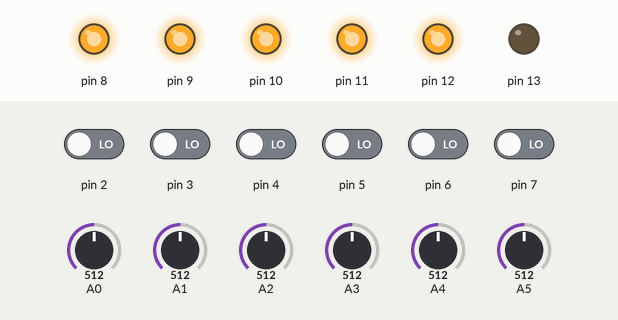
A sketch run on a simulated Arduino Uno, built with avr-gcc and run on an emulated ATmega328P. On the bench: output pins drawn as LEDs (lit = HIGH). Inputs (shaded band) come from the test bench; at power-on: pin 2–7 LOW, A0 = 512, A1 = 512, A2 = 512, A3 = 512, A4 = 512, A5 = 512. What the sketch prints to the serial monitor is not drawn.

Above: at 1.9 s.
2.0 s: pin 2 driven HIGH
At 2.6 s:
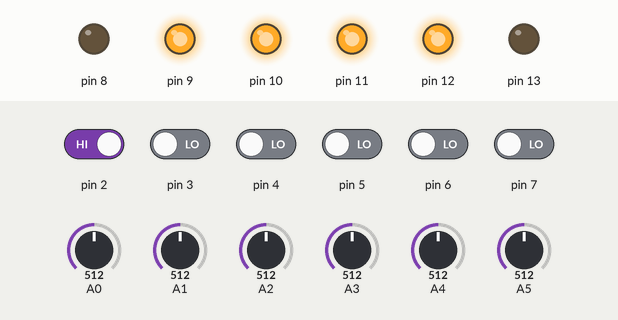
3.8 s: pin 3 driven HIGH
At 5.6 s:
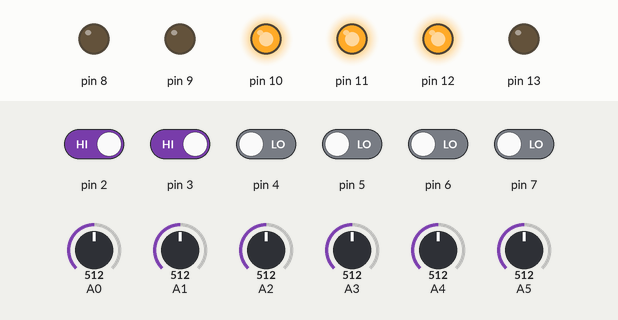
6.2 s: pin 4 driven HIGH
At 7.4 s:
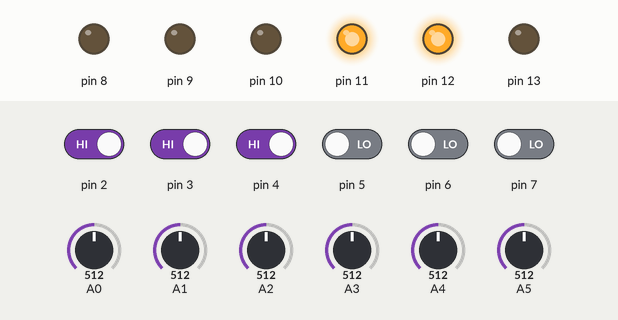
8.5 s: pin 5 driven HIGH
At 10.3 s:
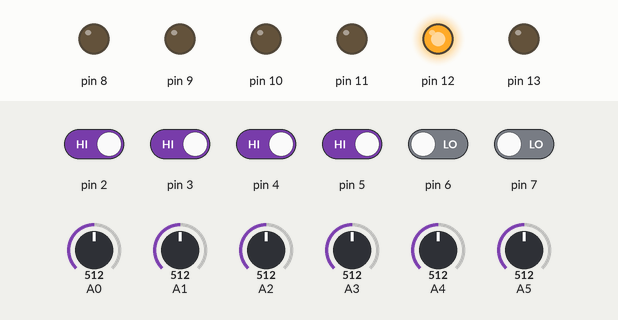
10.9 s: pin 6 driven HIGH
At 12.1 s:
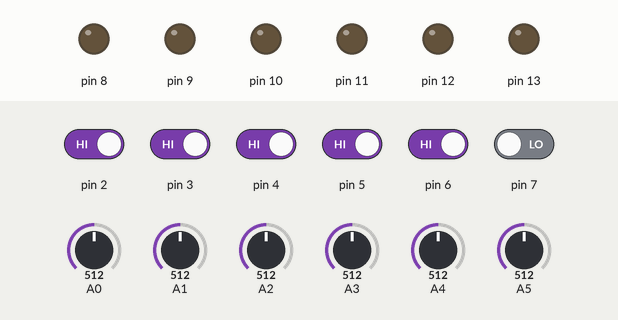
13.3 s: pin 2 driven LOW
At 15.1 s:
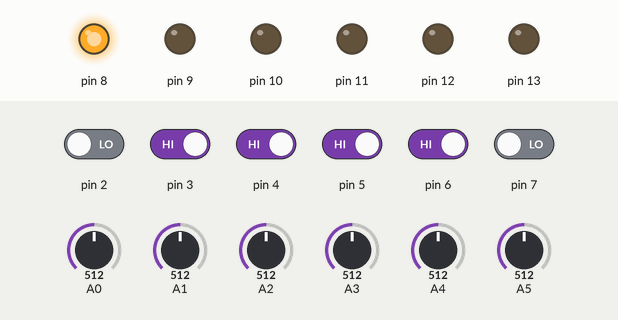
Timing chart, 0 to 16.6 s (numbered marks = the images above; inputs shaded):
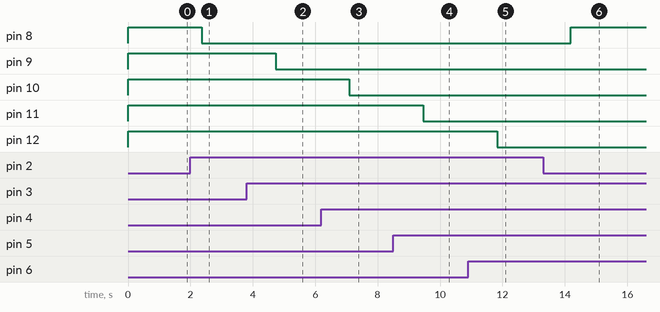

Measured:
- after the input at 2.0 s, pin 8: HIGH → LOW after 0.37 s
- after the input at 3.8 s, pin 9: HIGH → LOW after 0.93 s
- after the input at 6.2 s, pin 10: HIGH → LOW after 0.90 s
- after the input at 8.5 s, pin 11: HIGH → LOW after 0.96 s
- after the input at 10.9 s, pin 12: HIGH → LOW after 0.93 s
- after the input at 13.3 s, pin 8: LOW → HIGH after 0.89 s

The sketch:

Arduino_I_O_v1.ino
```cpp
int AI_1 = 0;
int AI_2 = 0;
int AI_3 = 0;
int AI_4 = 0;
int AI_5 = 0;
int AI_6 = 0;
String Analog_1 = "Analog Input 1: ";
String Analog_2 = "Analog Input 2: ";
String Analog_3 = "Analog Input 3: ";
String Analog_4 = "Analog Input 4: ";
String Analog_5 = "Analog Input 5: ";
String Analog_6 = "Analog Input 6: ";

int DI_1 = 0;
int DI_2 = 0;
int DI_3 = 0;
int DI_4 = 0;
int DI_5 = 0;
int DI_6 = 0;
String Binary_Input_1 = "Binary Input 1: ";
String Binary_Input_2 = "Binary Input 2: ";
String Binary_Input_3 = "Binary Input 3: ";
String Binary_Input_4 = "Binary Input 4: ";
String Binary_Input_5 = "Binary Input 5: ";
String Binary_Input_6 = "Binary Input 6: ";

int DO_1 = 0;
int DO_2 = 0;
int DO_3 = 0;
int DO_4 = 0;
int DO_5 = 0;
int DO_6 = 0;

void setup()
{
  Serial.begin(9600);
  pinMode(8, OUTPUT);
  pinMode(9, OUTPUT);
  pinMode(10, OUTPUT);
  pinMode(11, OUTPUT);
  pinMode(12, OUTPUT);
  pinMode(13, OUTPUT);
  pinMode(7, INPUT);
  pinMode(6, INPUT);
  pinMode(5, INPUT);
  pinMode(4, INPUT);
  pinMode(3, INPUT);
  pinMode(2, INPUT);
}

void loop() {

  DI_1 = digitalRead(2);
  DI_2 = digitalRead(3);
  DI_3 = digitalRead(4);
  DI_4 = digitalRead(5);
  DI_5 = digitalRead(6);
  DI_6 = digitalRead(7);

  if (DI_1 == 1) {
    digitalWrite(8, LOW);
  } else {
    digitalWrite(8, HIGH);
  }

  if (DI_2 == 1) {
    digitalWrite(9, LOW);
  } else {
    digitalWrite(9, HIGH);
  }

  if (DI_3 == 1) {
    digitalWrite(10, LOW);
  } else {
    digitalWrite(10, HIGH);
  }

  if (DI_4 == 1) {
    digitalWrite(11, LOW);
  } else {
    digitalWrite(11, HIGH);
  }

  if (DI_5 == 1) {
    digitalWrite(12, LOW);
  } else {
    digitalWrite(12, HIGH);
  }

  AI_1 = analogRead(A0);
  AI_2 = analogRead(A1);
  AI_3 = analogRead(A2);
  AI_4 = analogRead(A3);
  AI_5 = analogRead(A4);
  AI_6 = analogRead(A5);

  Serial.println(Binary_Input_1 + DI_1);
  Serial.println(Binary_Input_2 + DI_2);
  Serial.println(Binary_Input_3 + DI_3);
  Serial.println(Binary_Input_4 + DI_4);
  Serial.println(Binary_Input_5 + DI_5);
  Serial.println(Binary_Input_6 + DI_6);

  Serial.println(Analog_1 + AI_1);
  Serial.println(Analog_2 + AI_2);
  Serial.println(Analog_3 + AI_3);
  Serial.println(Analog_4 + AI_4);
  Serial.println(Analog_5 + AI_5);
  Serial.println(Analog_6 + AI_6);

  delay(1000);

}
```
